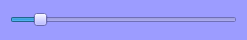
<?xml version="1.0" encoding="UTF-8"?>
<ui version="4.0">
 <class>formSliderFluoroSize</class>
 <widget class="QWidget" name="formSliderFluoroSize">
  <property name="geometry">
   <rect>
    <x>0</x>
    <y>0</y>
    <width>247</width>
    <height>40</height>
   </rect>
  </property>
  <property name="windowTitle">
   <string>Form</string>
  </property>
  <property name="styleSheet">
   <string notr="true">QWidget{
	background-color: rgb(156, 156, 255);
}

QPushButton,  #wdg_fusionTool  QPushButton{
	background-color: rgb(48, 42, 107);
}</string>
  </property>
  <layout class="QHBoxLayout" name="horizontalLayout">
   <property name="spacing">
    <number>0</number>
   </property>
   <property name="leftMargin">
    <number>10</number>
   </property>
   <property name="topMargin">
    <number>0</number>
   </property>
   <property name="rightMargin">
    <number>10</number>
   </property>
   <property name="bottomMargin">
    <number>0</number>
   </property>
   <item>
    <widget class="QSlider" name="slider">
     <property name="minimum">
      <number>50</number>
     </property>
     <property name="maximum">
      <number>512</number>
     </property>
     <property name="value">
      <number>100</number>
     </property>
     <property name="orientation">
      <enum>Qt::Horizontal</enum>
     </property>
    </widget>
   </item>
  </layout>
 </widget>
 <resources/>
 <connections/>
</ui>
